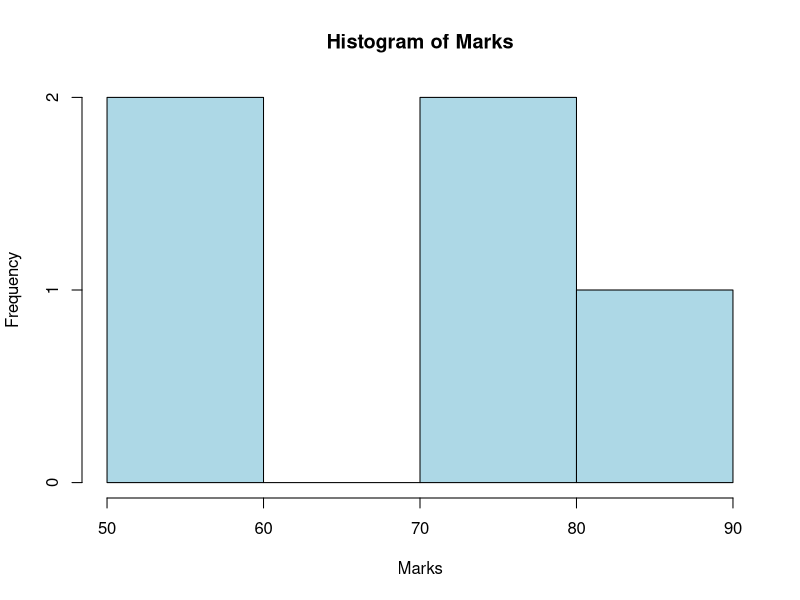
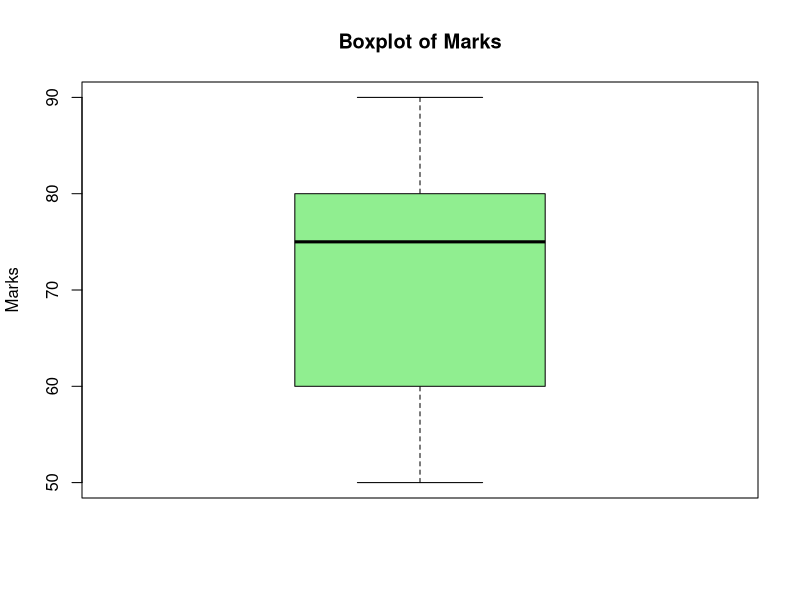
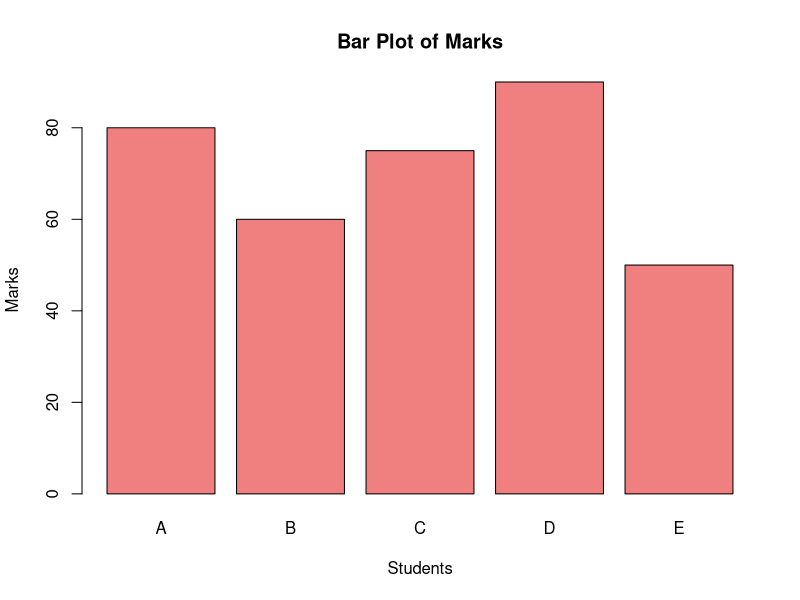
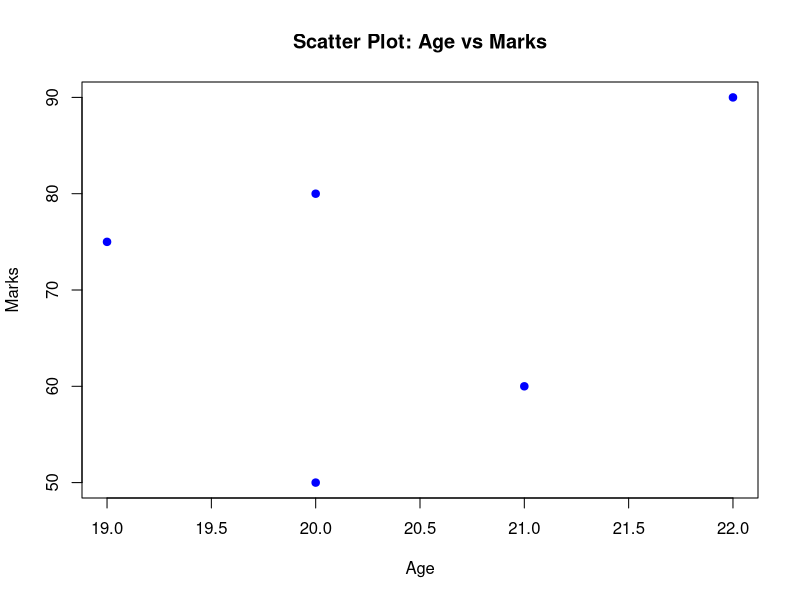

Write R code to recreate these figures, in order.
# Create Dataset
student_data <- data.frame(
  Student = c("A", "B", "C", "D", "E"),
  Marks = c(80, 60, 75, 90, 50),
  Age = c(20, 21, 19, 22, 20)
)



# View dataset
print(student_data)

# Filter Rows
high_marks <- student_data[student_data$Marks > 70, ]
print(high_marks)

# Histogram
hist(student_data$Marks,
     main="Histogram of Marks",
     xlab="Marks",
     col="lightblue")

# Boxplot
boxplot(student_data$Marks,
        main="Boxplot of Marks",
        ylab="Marks",
        col="lightgreen")

# Barplot
barplot(student_data$Marks,
        names.arg=student_data$Student,
        main="Bar Plot of Marks",
    
        xlab="Students",
        ylab="Marks",
        col="lightcoral")

# Scatter Plot
plot(student_data$Age,
     student_data$Marks,
     main="Scatter Plot: Age vs Marks",
     xlab="Age",
     ylab="Marks",
     col="blue",
     pch=19)
